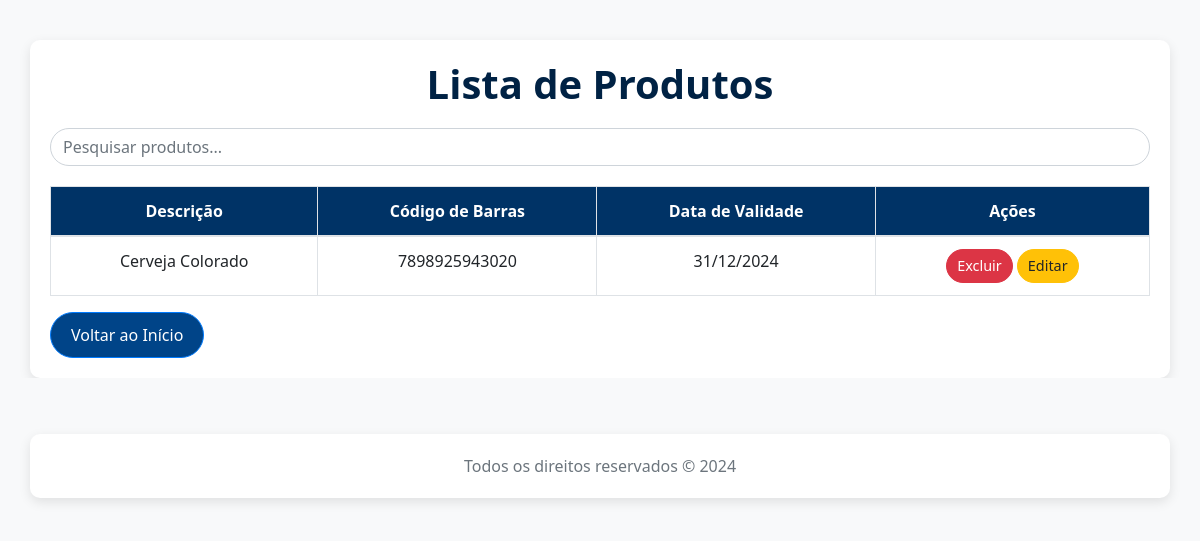
/show_products (signed in), run on an earlier commit of the app's database.
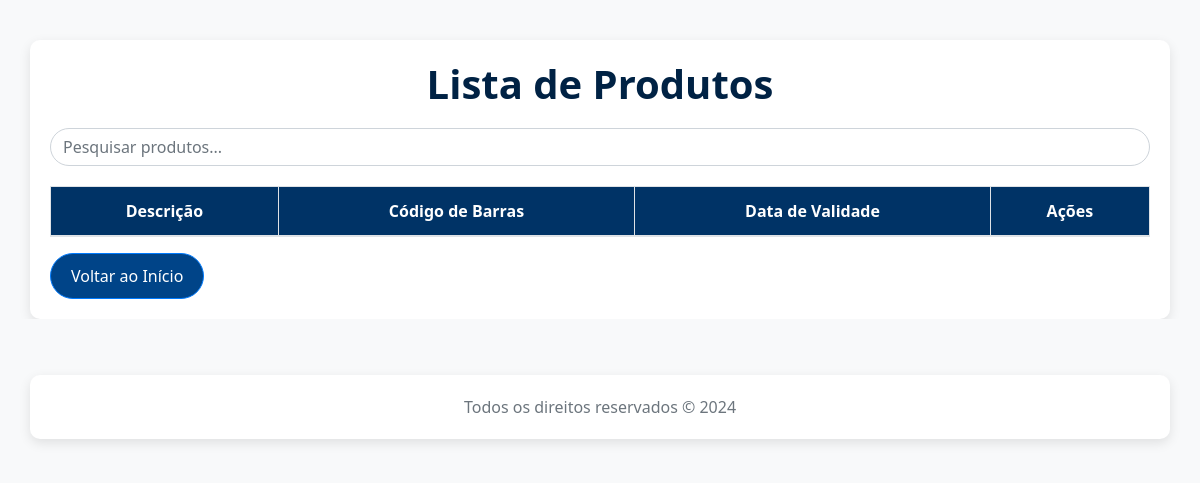
And on a later commit of the database.
### tables this page shows
CREATE TABLE products (
                    id INTEGER PRIMARY KEY, 
                    description TEXT, 
                    barcode TEXT, 
                    expiry_date TEXT
                );

### app.py (the view)
@app.route('/show_products')
@login_required
def show_products():
    conn = connect_db()
    c = conn.cursor()
    c.execute("SELECT id, description, barcode, expiry_date FROM products")
    products = c.fetchall()
    conn.close()
    formatted_products = []
    for product in products:
        formatted_date = datetime.datetime.strptime(product[3], '%Y-%m-%d').strftime('%d/%m/%Y')
        formatted_products.append((product[0], product[1], product[2], formatted_date))
    return render_template('show_products.html', products=formatted_products)

### app.py (called while the page is built)
def connect_db():
    return sqlite3.connect('products.db', detect_types=sqlite3.PARSE_DECLTYPES)

@login_manager.user_loader
def load_user(user_id):
    conn = connect_db()
    c = conn.cursor()
    c.execute("SELECT * FROM users WHERE id = ?", (user_id,))
    user = c.fetchone()
    conn.close()
    if user:
        return User(id=user[0], username=user[1], password=user[2])
    return None

### templates/show_products.html (shortened to what this page needs)
<!DOCTYPE html>
<html lang="pt-br">
<head>
    <link href="https://stackpath.bootstrapcdn.com/bootstrap/4.5.2/css/bootstrap.min.css" rel="stylesheet">
</head>
<body>
<div class="container" role="main">
    <h1>Lista de Produtos</h1>
    <input type="text" id="searchInput" onkeyup="searchProducts()" placeholder="Pesquisar produtos..." class="form-control mb-3" aria-label="Pesquisar produtos">
    <table class="table table-bordered" id="productsTable" data-sort-asc="true" aria-label="Tabela de produtos">
        <thead>
            <tr>
                <th scope="col" onclick="sortTable(0)" tabindex="0" aria-sort="none" role="columnheader" aria-label="Ordenar por Descrição">Descrição</th>
                <th scope="col" onclick="sortTable(1)" tabindex="0" aria-sort="none" role="columnheader" aria-label="Ordenar por Código de Barras">Código de Barras</th>
                <th scope="col" onclick="sortTable(2)" tabindex="0" aria-sort="none" role="columnheader" aria-label="Ordenar por Data de Validade">Data de Validade</th>
                <th scope="col">Ações</th>
            </tr>
        </thead>
        <tbody>
            {% for product in products %}
            <tr>
                <td>{{ product[1] }}</td>
                <td>{{ product[2] }}</td>
                <td>{{ product[3] }}</td>
                <td>
                    <form action="{{ url_for('delete_product', product_id=product[0]) }}" method="POST" style="display:inline;">
                        <button type="submit" class="btn btn-danger btn-sm" onclick="confirmDeletion(event)" aria-label="Excluir Produto">Excluir</button>
                    </form>
                    <a href="{{ url_for('edit_product', product_id=product[0]) }}" class="btn btn-warning btn-sm" aria-label="Editar Produto">Editar</a>
                </td>
            </tr>
            {% endfor %}
        </tbody>
    </table>
    <a href="{{ url_for('index') }}" class="btn btn-primary">Voltar ao Início</a>
</div>
<footer class="footer bg-light text-center py-3">
    <div class="container">
        <span class="text-muted">Todos os direitos reservados &copy; 2024</span>
    </div>
</footer>
</body>
</html>

### templates/show_products.html (style rules this page uses)
body { background-color: #f8f9fa; font-family: 'Segoe UI', Tahoma, Geneva, Verdana, sans-serif; color: #212529; }
.container { margin-top: 40px; padding: 20px; background: #ffffff; border-radius: 10px; box-shadow: 0 4px 12px rgba(0, 0, 0, 0.1); }
h1 { margin-bottom: 20px; font-size: 2.5rem; font-weight: bold; color: #002244; text-align: center; }
.btn-primary { background-color: #004488; color: #ffffff; border-radius: 25px; padding: 10px 20px; font-size: 1rem; cursor: pointer; }
.form-control { border-radius: 20px; padding: 12px; border: 1px solid #ced4da; }
.table { margin-top: 20px; }
.table thead th { background-color: #003366; color: #ffffff; text-align: center; cursor: pointer; }

What changed in the data, as far as the page shows it:
removed products: description "Cerveja Colorado", barcode "7898925943020", expiry_date "31/12/2024"
